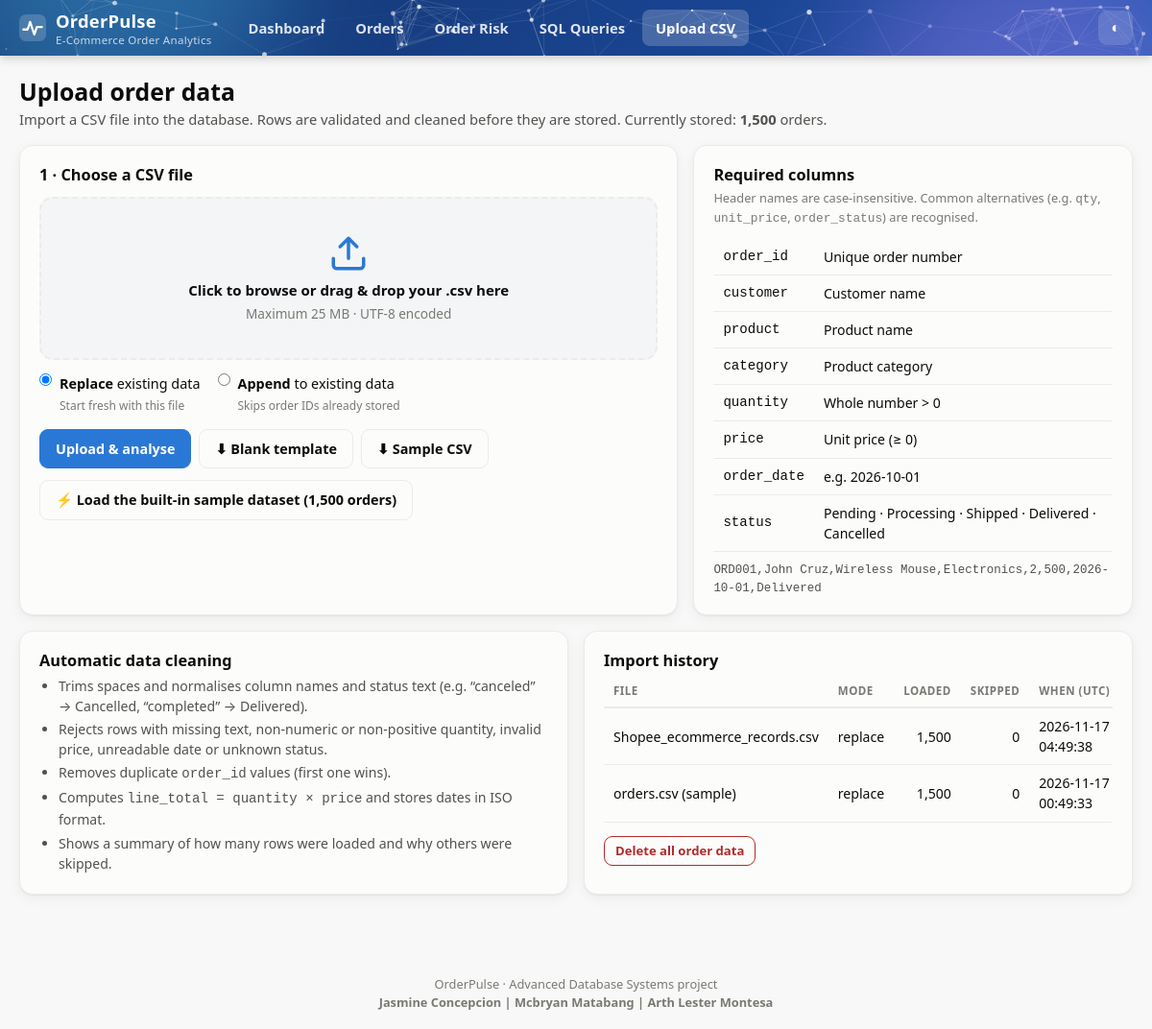
Screenshot of /upload with the database file from the repository.
### tables this page shows
CREATE TABLE upload_log (
    id          INTEGER PRIMARY KEY AUTOINCREMENT,
    filename    TEXT NOT NULL,
    mode        TEXT NOT NULL,
    rows_read   INTEGER NOT NULL,
    rows_loaded INTEGER NOT NULL,
    rows_rejected INTEGER NOT NULL,
    uploaded_at TEXT NOT NULL DEFAULT CURRENT_TIMESTAMP
);

### app.py (the view, shortened to what this page needs)
@app.route("/upload", methods=["GET", "POST"])
def upload():
    log = get_db().execute("SELECT * FROM upload_log ORDER BY id DESC LIMIT 8").fetchall()
    n = get_db().execute("SELECT COUNT(*) FROM orders").fetchone()[0]
    return render_template("upload.html", page="upload", log=log, n=n, columns=COLUMNS,
                           sample_exists=os.path.exists(SAMPLE_CSV), **common_ctx(get_filters()))

### app.py (called while the page is built)
def get_db():
    if "db" not in g:
        g.db = sqlite3.connect(DB_PATH, timeout=15)
        g.db.row_factory = sqlite3.Row
        g.db.execute("PRAGMA foreign_keys = ON")
    return g.db

def csrf_token():
    if "_csrf" not in session:
        session["_csrf"] = secrets.token_hex(24)
    return session["_csrf"]

@app.before_request
def csrf_protect():
    if request.method == "POST":
        sent = request.form.get("_csrf", "")
        if not sent or not secrets.compare_digest(sent, session.get("_csrf", "")):
            abort(400, description="Form session expired. Go back, refresh the page and try again.")

@app.template_filter("num")
def num(v):
    return "{:,}".format(int(v or 0))

def table_has_data():
    return get_db().execute("SELECT 1 FROM orders LIMIT 1").fetchone() is not None

def get_filters():
    f = {
        "start": request.args.get("start", "").strip(),
        "end": request.args.get("end", "").strip(),
        "category": request.args.get("category", "").strip(),
        "status": request.args.get("status", "").strip(),
    }
    for key in ("start", "end"):          # validate dates
        try:
            if f[key]:
                datetime.strptime(f[key], "%Y-%m-%d")
        except ValueError:
            f[key] = ""
    if f["status"] not in STATUS_ORDER:
        f["status"] = ""
    return f

def filter_qs(f):
    return {k: v for k, v in f.items() if v}

def date_bounds():
    row = get_db().execute("SELECT MIN(order_date), MAX(order_date) FROM orders").fetchone()
    return row[0], row[1]

def categories_list():
    return [r[0] for r in get_db().execute("SELECT DISTINCT category FROM orders ORDER BY category")]

def common_ctx(f):
    dmin, dmax = date_bounds()
    return {"f": f, "fq": filter_qs(f), "date_min": dmin, "date_max": dmax,
            "categories": categories_list(), "statuses": STATUS_ORDER,
            "has_data": table_has_data()}

### templates/upload.html (shortened to what this page needs)
{% extends 'base.html' %}
{% from '_icons.html' import icon %}
{% block content %}
<div class="page-head">
    <div><h1>Upload order data</h1><p>Import a CSV file into the database. Rows are validated and cleaned before they are stored.
        Currently stored: <strong>{{ n|num }}</strong> orders.</p></div>
</div>
<div class="grid g-2-1">
    <div class="card">
        <h2>1 · Choose a CSV file</h2>
        <form method="post" enctype="multipart/form-data" id="uploadForm">
            <label class="dropzone" id="drop" for="fileInput">
                <div>{{ icon('upload') }}</div>
                <strong id="dropText">Click to browse or drag &amp; drop your .csv here</strong>
                <span>Maximum 25 MB · UTF-8 encoded</span>
            </label>
            <div class="radio-row">
                <label><input type="radio" name="mode" value="replace" checked> <span><strong>Replace</strong> existing data<br><small style="color:var(--text-3)">Start fresh with this file</small></span></label>
                <label><input type="radio" name="mode" value="append"> <span><strong>Append</strong> to existing data<br><small style="color:var(--text-3)">Skips order IDs already stored</small></span></label>
            </div>
            <div class="btn-row"><button class="btn primary" type="submit">Upload &amp; analyse</button>
                <a class="btn" href="{{ url_for('template_csv') }}">⬇ Blank template</a>
                {% if sample_exists %}<a class="btn" href="{{ url_for('sample_csv') }}">⬇ Sample CSV</a>{% endif %}</div>
        </form>
        {% if sample_exists %}
        <form method="post" action="{{ url_for('load_sample') }}" style="margin-top:12px">
            <button class="btn" type="submit">⚡ Load the built-in sample dataset (1,500 orders)</button>
        </form>{% endif %}
    </div>
    <div class="card">
        <h2>Required columns</h2>
        <p class="hint">Header names are case-insensitive. Common alternatives (e.g. <code>qty</code>, <code>unit_price</code>, <code>order_status</code>) are recognised.</p>
        <table><tbody>
            <tr><td class="mono">order_id</td><td>Unique order number</td></tr>
            <tr><td class="mono">customer</td><td>Customer name</td></tr>
            <tr><td class="mono">product</td><td>Product name</td></tr>
            <tr><td class="mono">category</td><td>Product category</td></tr>
            <tr><td class="mono">quantity</td><td>Whole number &gt; 0</td></tr>
            <tr><td class="mono">price</td><td>Unit price (≥ 0)</td></tr>
            <tr><td class="mono">order_date</td><td>e.g. 2026-10-01</td></tr>
            <tr><td class="mono">status</td><td>Pending · Processing · Shipped · Delivered · Cancelled</td></tr>
        </tbody></table>
        <p class="mono" style="font-size:.78rem;margin-top:10px;color:var(--text-2)">ORD001,John Cruz,Wireless Mouse,Electronics,2,500,2026-10-01,Delivered</p>
    </div>
</div>
<div class="grid g-1-1">
    <div class="card">
        <h2>Automatic data cleaning</h2>
        <ul class="plain">
            <li>Trims spaces and normalises column names and status text (e.g. “canceled” → Cancelled, “completed” → Delivered).</li>
            <li>Rejects rows with missing text, non-numeric or non-positive quantity, invalid price, unreadable date or unknown status.</li>
            <li>Removes duplicate <code>order_id</code> values (first one wins).</li>
            <li>Computes <code>line_total = quantity × price</code> and stores dates in ISO format.</li>
            <li>Shows a summary of how many rows were loaded and why others were skipped.</li>
        </ul>
    </div>
    <div class="card">
        <h2>Import history</h2>
        <div class="table-wrap"><table><thead><tr><th>File</th><th>Mode</th><th class="r">Loaded</th><th class="r">Skipped</th><th>When (UTC)</th></tr></thead><tbody>
        {% for l in log %}<tr><td>{{ l.filename }}</td><td>{{ l.mode }}</td><td class="r">{{ l.rows_loaded|num }}</td><td class="r">{{ l.rows_rejected|num }}</td><td class="num">{{ l.uploaded_at }}</td></tr>
        {% else %}<tr><td colspan="5" class="empty-row">No uploads yet</td></tr>{% endfor %}
        </tbody></table></div>
        {% if n %}
        <form method="post" action="{{ url_for('clear') }}" style="margin-top:14px" onsubmit="return confirm('Delete ALL order data from the database?');">
            <button class="btn danger sm" type="submit">Delete all order data</button>
        </form>{% endif %}
    </div>
</div>
{% endblock %}

### static/css/style.css (style rules this page uses)
:root { color-scheme: light; --bg: #f8f8f8; --surface: #fcfcfb; --surface-2: #f4f5f6; --border: #ecebe8; --text: #0b0b0b; --text-2: #52514e; --text-3: #7a7974; --grid: #ebeae6; --brand: #12336b; --brand-2: #1c4a9e; --accent: #2a78d6; --accent-soft: #eff6ff; --good: #0a8a0a; --good-bg: #e7f5e7; --warn: #8a5a00; --warn-bg: #fdf1d4; --bad: #b02a2a; --bad-bg: #fbe6e6; --info: #1c5cab; --info-bg: #e6f0fc; --st-pending: #8f8e89; --st-processing: #fab219; --st-shipped: #2a78d6; --st-delivered: hsl(115, 73%, 28%); --st-cancelled: #d03b3b; --lv-high: #d03b3b; --lv-medium: #fab219; --lv-low: #207720; --shadow: 0 1px 2px rgba(20,20,20,.06), 0 4px 14px rgba(20,20,20,.05); }
* { box-sizing: border-box; margin: 0; padding: 0; }
html { scroll-behavior: smooth; }
body { font-family: "Segoe UI", system-ui, -apple-system, "Helvetica Neue", Arial, sans-serif; background: var(--bg); color: var(--text); line-height: 1.5; font-size: 15px; }
a { color: var(--accent); text-decoration: none; }
code, pre, .mono { font-family: "Cascadia Mono", Consolas, "SF Mono", Menlo, monospace; }
.num { font-variant-numeric: tabular-nums; }
.page-head { display: flex; justify-content: space-between; align-items: flex-end; gap: 16px; flex-wrap: wrap; margin-bottom: 16px; }
.page-head h1 { font-size: 1.55rem; line-height: 1.25; color: var(--text); }
.page-head p { color: var(--text-2); font-size: .92rem; margin-top: 2px; }
.btn { display: inline-flex; align-items: center; gap: 6px; padding: 9px 16px; border-radius: 9px; border: 1px solid var(--border); background: var(--surface); color: var(--text); font: inherit; font-weight: 600; font-size: .9rem; cursor: pointer; text-decoration: none; }
.btn.primary { background: var(--accent); border-color: var(--accent); color: #fff; }
.btn.danger { color: var(--bad); border-color: var(--bad); background: transparent; }
.btn.sm { padding: 5px 11px; font-size: .82rem; }
.btn-row { display: flex; gap: 8px; flex-wrap: wrap; align-items: center; }
.btn { white-space: nowrap; flex: none; }
#uploadForm .btn-row { margin-top: 4px; }
.grid { display: grid; gap: 16px; margin-bottom: 16px; }
.g-1-1 { grid-template-columns: repeat(2, minmax(0, 1fr)); }
.g-2-1 { grid-template-columns: minmax(0, 3fr) minmax(0, 2fr); }
.card { background: var(--surface); border: 1px solid var(--border); border-radius: 14px; padding: 18px 20px; box-shadow: var(--shadow); min-width: 0; }
.card h2 { font-size: 1.02rem; margin-bottom: 2px; }
.card .hint { font-size: .8rem; color: var(--text-3); margin-bottom: 12px; }
table { width: 100%; border-collapse: collapse; font-size: .88rem; }
th { text-align: left; font-size: .72rem; text-transform: uppercase; letter-spacing: .5px; color: var(--text-3); padding: 8px 10px; border-bottom: 2px solid var(--border); white-space: nowrap; background: var(--surface); position: sticky; top: 0; }
td { padding: 8px 10px; border-bottom: 1px solid var(--border); }
td.r, th.r { text-align: right; font-variant-numeric: tabular-nums; }
.table-wrap { overflow-x: auto; }
.dropzone { display: block; width: 100%; margin-top: 10px; border: 2px dashed var(--border); border-radius: 14px; padding: 36px 20px; text-align: center; background: var(--surface-2); cursor: pointer; transition: .2s; }
.dropzone > div { line-height: 0; }
.dropzone span { display: block; margin-top: 4px; }
.dropzone strong { display: block; margin-top: 6px; }
.dropzone span { color: var(--text-3); font-size: .85rem; }
.radio-row { display: flex; gap: 18px; margin: 14px 0; flex-wrap: wrap; }
.radio-row label { display: flex; gap: 8px; align-items: flex-start; font-size: .9rem; }
ul.plain { padding-left: 20px; color: var(--text-2); font-size: .88rem; }
ul.plain li { margin: 3px 0; }
td.r, th.r { white-space: nowrap; }
.card, .kpi { animation: riseIn .6s cubic-bezier(.2,.7,.2,1) both; }

### rows the page displays
upload_log: filename "Shopee_ecommerce_records.csv", mode "replace", rows_loaded|num "1,500", rows_rejected|num "0", uploaded_at "2026-11-17 04:49:38"
upload_log: filename "orders.csv (sample)", mode "replace", rows_loaded|num "1,500", rows_rejected|num "0", uploaded_at "2026-11-17 00:49:33"

### other values shown
{{ n|num }} "1,500"
